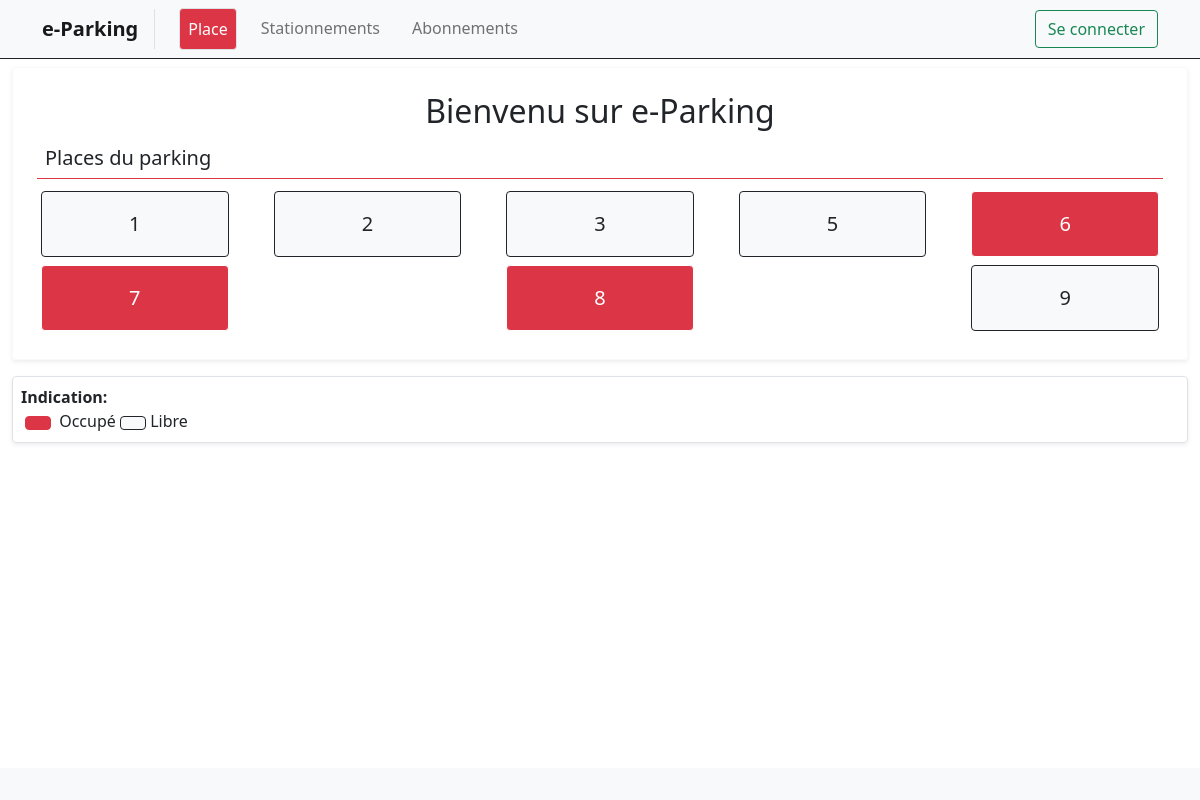
The app's page /client/, older data.
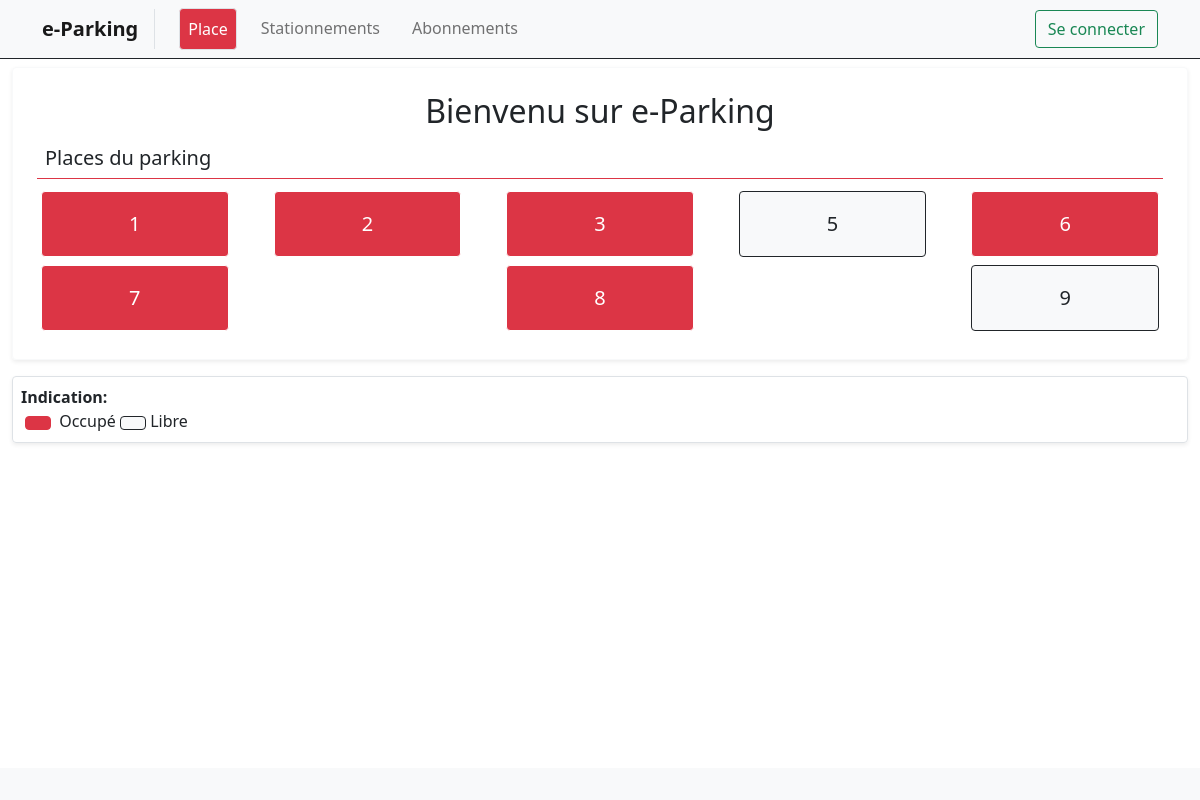
The same page, newer data.
### client/models.py (models this page shows, shortened)
class Place(models.Model):
    numPlace = models.IntegerField()
    status = models.BooleanField()
    parking = models.ForeignKey(Parking, on_delete=models.CASCADE)

### client/views.py (the view)
# urls.py: path('', views.index, name='index'),
def index(request):
    placelink = True
    places = Place.objects.all()
    return render(request,'client/index.html', context={'places':places,'placelink':placelink})

### client/templates/client/index.html (shortened to what this page needs)
{% extends 'client/base/base.html' %}
{% load static %}
{% block content %}
{% if places.count == 0 %}
    <div class="alert alert-danger" role="alert">
        Le parking est plein
    </div>
{% else %}
    <div class=" border border-light rounded p-4 border shadow-sm">
        <h2 class="text-center">Bienvenu sur e-Parking</h2>
        <h5 class="border-bottom border-danger p-2 mb-2">Places du parking</h5>
        <div class="d-flex flex-wrap justify-content-between">
            {% for place in places %}
                {%if place.status%}
                    <div class="col-md-2 col-sm-6 m-1 p-0 text-center bg-danger border border-white rounded" >
                        <a class="container-fuid btn btn-lg p-3 font-weight-bold {%if place.status%} text-white {% endif %}" disabled="disabled">
                            {{place.numPlace}}
                        </a>
                    </div>
                {% else %}
                    <div
                        class="col-md-2 col-sm-6 m-1 p-0 text-center bg-light border border-dark rounded">
                        <a href="{% url 'demande' place.numPlace %}" role="button"
                            class="container-fuid btn btn-lg p-3 font-weight-bold {%if place.status%} text-white {% endif %}"
                            disabled="disabled">
                            {{place.numPlace}}
                        </a>
                    </div>
                {% endif %}
            {% endfor %}
        </div>
    </div>
    <div class="p-2 mt-3 border rounded shadow-sm">
        <span class="fw-bold mb-2">Indication:</span><br>
        <div class="btn btn-danger m-1"></div> Occupé
        <div class="btn btn-light border border-dark rounded"></div> Libre
    </div>
{% endif %}
{% endblock %}

Row changes from the older to the newer data that the page shows:
changed Place (number 1 of 8 on the later page): status False → True (drawn)
changed Place (number 2 of 8 on the later page): status False → True (drawn)
changed Place (number 3 of 8 on the later page): status False → True (drawn)
